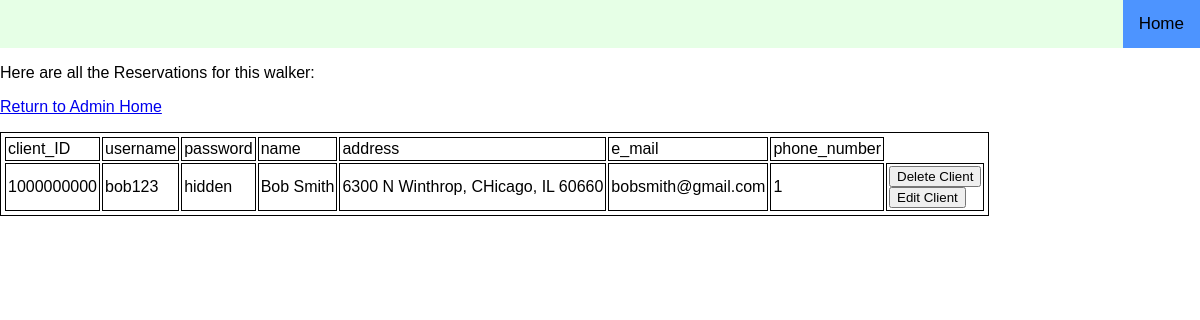
The app's page /admin/editClientsInfo.php (signed in) with its own data.
### tables this page shows
create table reservation(
  `reservation_ID` int(9) NOT NULL,
  `dogwalker_ID` int(9) NOT NULL,
  `client_ID` int(9) NOT NULL,
  `walking_date` varchar(10) NOT NULL,
  `walking_timeslot` varchar(10) NOT NULL,
  primary key (`reservation_ID`),
  foreign key (`dogwalker_ID`) references dog_walker (`dogwalker_ID`),
  foreign key (`client_ID`) references client (`client_ID`)
);

create table client(
  `client_ID` int(9) NOT NULL,
  `username` varchar(30) NOT NULL UNIQUE,
  `password` varchar(300) NOT NULL,
  `name` varchar(30) NOT NULL,
  `address` varchar(60) NOT NULL,
  `e_mail` varchar(30) NOT NULL,
  `phone_number` int(10) NOT NULL,
  primary key(`client_ID`)
);

### admin/editClientsInfo.php (called while the page is built, shortened)
<?php
include $_SERVER['DOCUMENT_ROOT'].'/DogWalkerRegistration_COMP353/header.php';
include_once $_SERVER['DOCUMENT_ROOT'].'/DogWalkerRegistration_COMP353/login/checkPwdUsr.php';
$zipcode = $_SESSION['zip_code'];
try{
  $sql2 =  "SELECT * FROM dog_walker d, client c JOIN reservation r ON
c.client_ID = r.client_ID WHERE d.dogwalker_ID = r.dogwalker_ID AND d.zip_code = {$zipcode};";;
  $clientList = $pdo->query($sql2);
}
catch (PDOException $e)
{
  $error = 'Error fetching departments: ' . $e->getMessage();
  include $_SERVER['DOCUMENT_ROOT'].'/DogWalkerRegistration_COMP353/errors/error.php';
  exit();
}
include 'client_list.html.php';
 ?>

### admin/client_list.html.php (the view, shortened to what this page needs)
<!DOCTYPE html>
<html lang = "en">
<head>
</head>
<body>
    <p>Here are all the Reservations for this walker:</p>
    <p><a href="?returnHome">Return to Admin Home</a></p>
    <table >
      <tr>
        <td> <?php echo "client_ID"; ?> </td>
       <td> <?php echo "username"; ?> </td>
       <td> <?php echo "password"; ?> </td>
        <td> <?php echo "name"; ?> </td>
        <td> <?php echo "address"; ?> </td>
        <td> <?php echo "e_mail"; ?> </td>
        <td> <?php echo "phone_number"; ?> </td>
       </tr>
    <?php foreach ($clientList as $client): ?>
      <tr>
      <td> <?php echo $client['client_ID']; ?> </td>
      <td> <?php echo $client['username']; ?> </td>
      <td> <?php echo 'hidden'; ?> </td>
      <td> <?php echo $client['name']; ?> </td>
      <td> <?php echo $client['address']; ?> </td>
      <td> <?php echo $client['e_mail']; ?> </td>
      <td> <?php echo $client['phone_number']; ?> </td>
      <td>
         <form action="?deleteClient" method="post">
         <input type="submit" value="Delete Client">
        </form>
        <form action="?editClient" method="post">
         <input type="submit" value="Edit Client">
        </form>
      </td>
      </tr>
    <?php endforeach; ?>
    </table>
  </body>
</html>

### header.php (style rules this page uses)
body { margin: 0; font-family: Arial, Helvetica, sans-serif; }

### admin/client_list.html.php (style rules this page uses)
table,th,td { border:0.2px solid black; padding:2px; }

### records on screen
reservation: client_ID "1000000000", client_ID.username "bob123", client_ID.name "Bob Smith", client_ID.address "6300 N Winthrop, CHicago, IL 60660", client_ID.e_mail "bobsmith@gmail.com", client_ID.phone_number "1"
